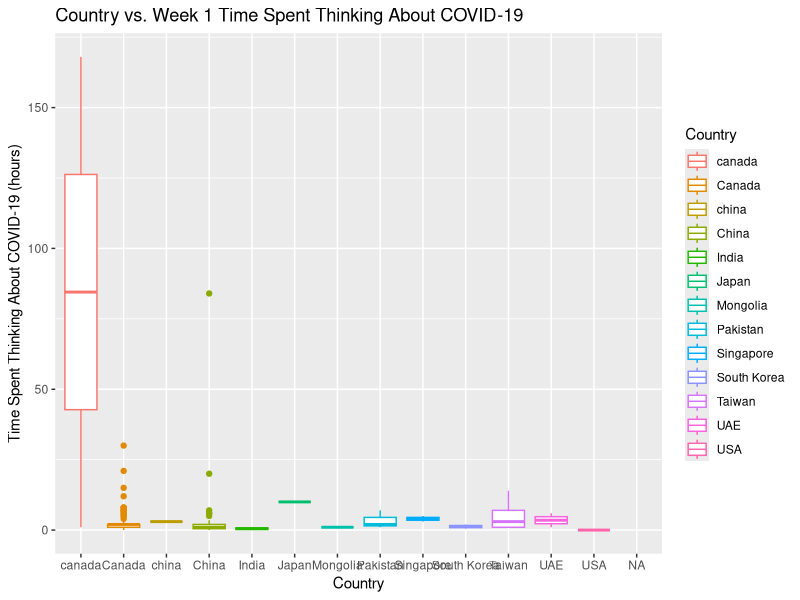
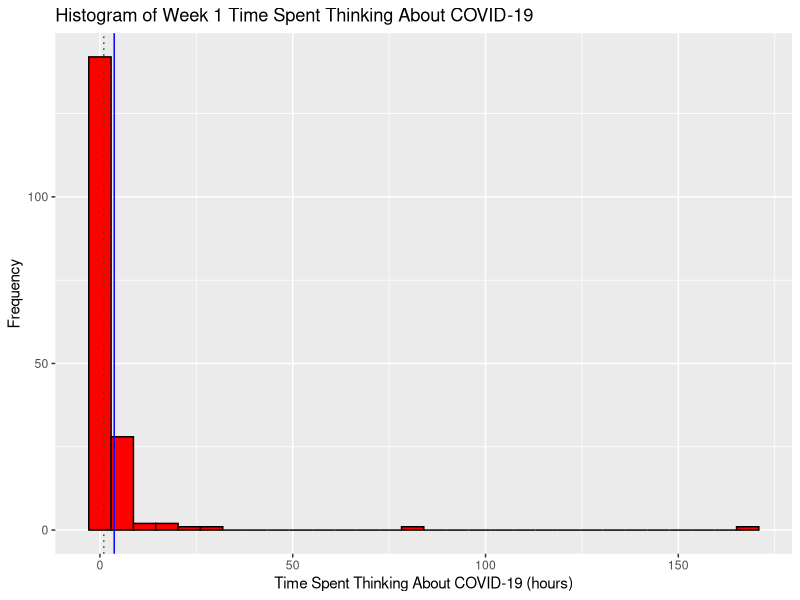
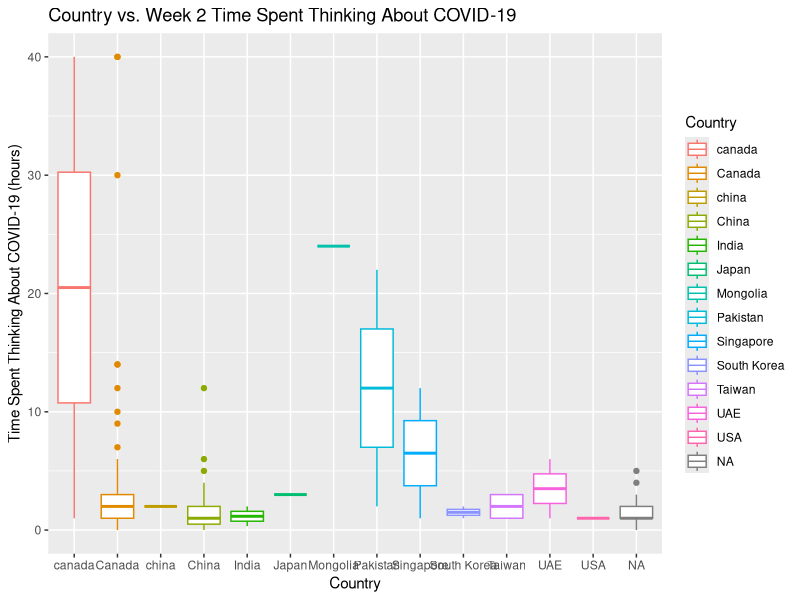
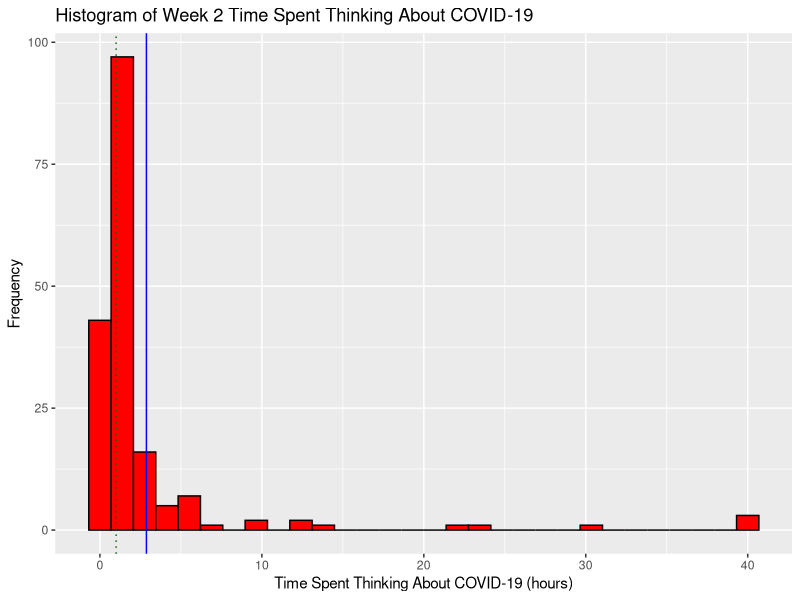
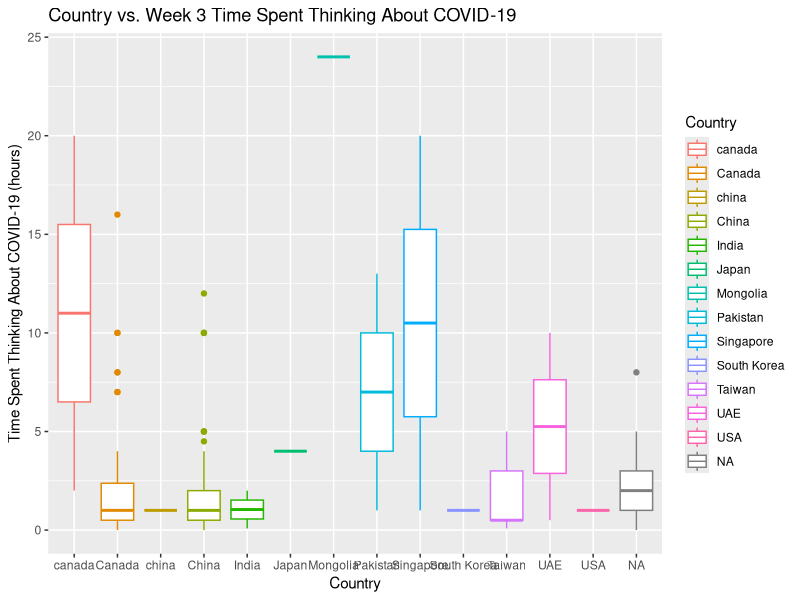
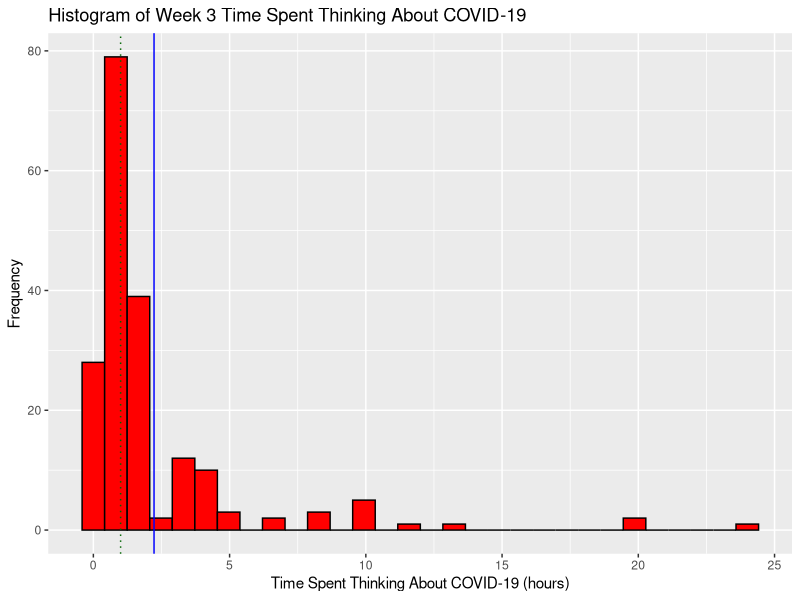
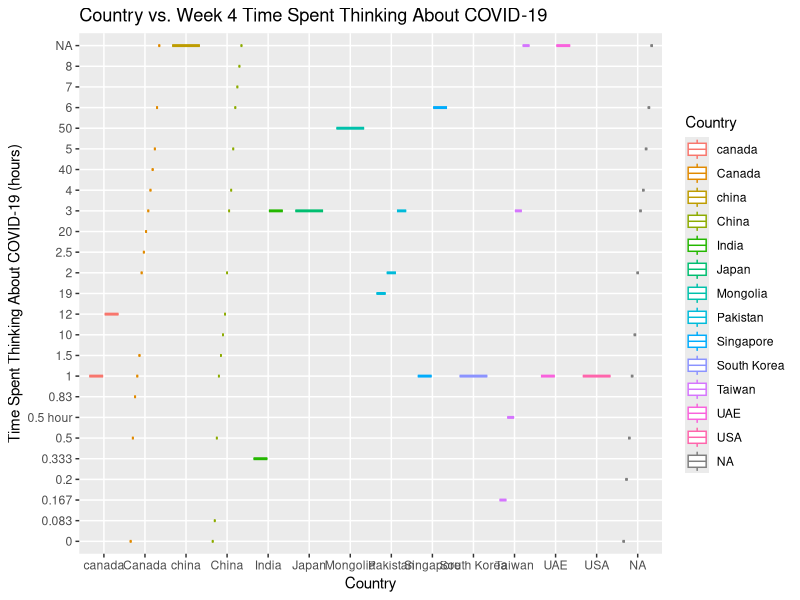

Generate these figures, in order, with R: (Note: this script raises an error after producing the figures.)
## ---- chunk 1
knitr::opts_chunk$set(echo = TRUE)

library(dplyr)
library(tidyverse)
## ---- chunk 2
setwd("~/Desktop/sta302h1/STA302H1 -- Projects/final report")
sta302_performance_data = read.csv("./data.csv", header = TRUE)
attach(sta302_performance_data)
## ---- chunk 3
cleaned_sta302_performance_data <- sta302_performance_data %>%
    # Create a new "country" column, which is just "Country" but whose entries are factors.
    mutate(country = as.factor(Country)) %>%

    # Remove the "X" column: it's simply the row number, which isn't very useful.
    # Remove the "Country" column: column "country" already exists
    select(-X, -Country) %>%
    
    # Rearrange similar columns side-by-side.
    relocate(country,
             COVID.hours..W1., COVID.hours..W2., 
             COVID.hours..W3., COVID.hours..W4.,
             STA302.hours..W1., STA302.hours..W2., 
             STA302.hours..W3., STA302.hours..W4.,
             Quiz_1_score, Quiz_2_score, 
             Quiz_3_score, Quiz_4_score)
## ---- chunk 4
num_column_NAs = function(predictor_variable) {
  sum(is.na(predictor_variable))
}
## ---- chunk 5
row_nums_of_NA_columns = function(data, predictor_variable) {
  which(is.na(predictor_variable))
}
## ---- chunk 6
rows_with_num_NAs = function(data, num_NAs) {
  return (rowSums(is.na(data)) == num_NAs)
}
## ---- chunk 7
row_nums_of_NA_rows = function(data, num_NAs) {
  return (which(rows_with_num_NAs(data, num_NAs)))
}
## ---- chunk 8
display_histogram <- function(data, predictor_variable, histogram_title, x_axis_label) {
  ggplot(data = tibble(data), mapping = aes(x = predictor_variable)) +
    geom_histogram(col = "black", fill = "red", bins = 30) +
    labs(title = histogram_title, y = "Frequency", x = x_axis_label) + 
    geom_vline(mapping = aes(xintercept = mean(predictor_variable, na.rm = TRUE)),
               color = "blue", linetype = "solid") +
    geom_vline(mapping = aes(xintercept = median(predictor_variable, na.rm = TRUE)),
               color = "dark green", linetype = "dotted")
}
## ---- chunk 9
display_boxplot <- function(data, predictor_variable, boxplot_title, y_axis_label) {
  ggplot(mapping = aes(x = Country, y = predictor_variable, color = Country)) +
    geom_boxplot(mapping = aes(x = Country, y = predictor_variable)) +
    labs(title = boxplot_title,
         x = "Country",
         y = y_axis_label)
}
## ---- chunk 10
rows_with_0_NAs = cleaned_sta302_performance_data[
  rows_with_num_NAs(cleaned_sta302_performance_data, 0),
]
rows_with_1_NAs = cleaned_sta302_performance_data[
  rows_with_num_NAs(cleaned_sta302_performance_data, 1),
]
rows_with_2_NAs = cleaned_sta302_performance_data[
  rows_with_num_NAs(cleaned_sta302_performance_data, 2),
]
rows_with_3_NAs = cleaned_sta302_performance_data[
  rows_with_num_NAs(cleaned_sta302_performance_data, 3),
]
rows_with_4_NAs = cleaned_sta302_performance_data[
  rows_with_num_NAs(cleaned_sta302_performance_data, 4),
]
## ---- chunk 11
print(as_tibble(data.frame(
  nrows_0_NAs = nrow(rows_with_0_NAs),
  nrows_1_NAs = nrow(rows_with_1_NAs),
  nrows_2_NAs = nrow(rows_with_2_NAs),
  nrows_3_NAs = nrow(rows_with_3_NAs),
  nrows_4_NAs = nrow(rows_with_4_NAs)
)))
## ---- chunk 12
row_nums_of_NA_rows(cleaned_sta302_performance_data, 0)
## ---- chunk 13
row_nums_of_NA_rows(cleaned_sta302_performance_data, 1)
## ---- chunk 14
row_nums_of_NA_rows(cleaned_sta302_performance_data, 2)
## ---- chunk 15
row_nums_of_NA_rows(cleaned_sta302_performance_data, 3)
## ---- chunk 16
row_nums_of_NA_rows(cleaned_sta302_performance_data, 4)
## ---- chunk 17
perform_data = cleaned_sta302_performance_data
print(as_tibble(data.frame(
  week1_covid = num_column_NAs(perform_data$COVID.hours..W1.),
  week2_covid = num_column_NAs(perform_data$COVID.hours..W2.),
  week3_covid = num_column_NAs(perform_data$COVID.hours..W3.),
  week4_covid = num_column_NAs(perform_data$COVID.hours..W4.)
)))
## ---- chunk 18
print(as_tibble(data.frame(
  week1_sta302 = num_column_NAs(perform_data$STA302.hours..W1.),
  week2_sta302 = num_column_NAs(perform_data$STA302.hours..W2.),
  week3_sta302 = num_column_NAs(perform_data$STA302.hours..W3.),
  week4_sta302 = num_column_NAs(perform_data$STA302.hours..W4.)
)))
## ---- chunk 19
print(as_tibble(data.frame(
  quiz1_score = num_column_NAs(perform_data$Quiz_1_score),
  quiz2_score = num_column_NAs(perform_data$Quiz_2_score),
  quiz3_score = num_column_NAs(perform_data$Quiz_3_score),
  quiz4_score = num_column_NAs(perform_data$Quiz_4_score)
)))
## ---- chunk 20
quiz_grades <- cleaned_sta302_performance_data %>%
  select(Quiz_1_score, Quiz_2_score, 
         Quiz_3_score, Quiz_4_score)
## ---- chunk 21
missed_0_quizzes = quiz_grades[
  rows_with_num_NAs(quiz_grades, 0),
]
missed_1_quizzes = quiz_grades[
  rows_with_num_NAs(quiz_grades, 1),
]
missed_2_quizzes = quiz_grades[
  rows_with_num_NAs(quiz_grades, 2),
]
missed_3_quizzes = quiz_grades[
  rows_with_num_NAs(quiz_grades, 3),
]
missed_4_quizzes = quiz_grades[
  rows_with_num_NAs(quiz_grades, 4),
]
## ---- chunk 22
print(as.tibble(data.frame(
  miss_0_quizzes = nrow(missed_0_quizzes),
  miss_1_quizzes = nrow(missed_1_quizzes),
  miss_2_quizzes = nrow(missed_2_quizzes),
  miss_3_quizzes = nrow(missed_3_quizzes),
  miss_4_quizzes = nrow(missed_4_quizzes)
)))
## ---- chunk 23
which(rows_with_num_NAs(quiz_grades, 0))
## ---- chunk 24
which(rows_with_num_NAs(quiz_grades, 1))
## ---- chunk 25
which(rows_with_num_NAs(quiz_grades, 2))
## ---- chunk 26
which(rows_with_num_NAs(quiz_grades, 3))
## ---- chunk 27
which(rows_with_num_NAs(quiz_grades, 4))
## ---- chunk 28
library(dplyr)
row_nums_to_exclude <- union(
  which(rows_with_num_NAs(quiz_grades, 3)),
  which(rows_with_num_NAs(quiz_grades, 4))) # that's 28 people.
row_nums_to_exclude
## ---- chunk 29
cleaned_sta302_performance_data2 = 
  cleaned_sta302_performance_data[-row_nums_to_exclude,]
## ---- chunk 30
rows_with_mistyped_columms = cleaned_sta302_performance_data2[c(38, 83, 84, 117),]
# row 83: Country -> "canada" -- DONE
# row 84: Country -> "canada" -- DONE

# row 117: COVID.hours..W4. -> 0.5 hours -- DONE

# row 38:  STA302.hours..W3. -> 5.5<U+00A0> -- DONE
# row 117: STA302.hours..W4. -> 7.5 hours -- DONE
## ---- chunk 31
# library(janitor)
# use it to clean up data.
## ---- chunk 32
rows_with_no_country = cleaned_sta302_performance_data2 %>%
  select(-country)
## ---- chunk 33
# use week 5b slides -- choose model selection criterion to pick predictor variables.


# use lm() on a bunch of predictor variables to determine significant
# predictor variables.


## ---- chunk 34
display_boxplot(cleaned_sta302_performance_data2, COVID.hours..W1.,
                "Country vs. Week 1 Time Spent Thinking About COVID-19",
                "Time Spent Thinking About COVID-19 (hours)")
## ---- chunk 35
display_histogram(cleaned_sta302_performance_data2, 
                  cleaned_sta302_performance_data2$COVID.hours..W1., 
                  "Histogram of Week 1 Time Spent Thinking About COVID-19",
                  "Time Spent Thinking About COVID-19 (hours)")
## ---- chunk 36
display_boxplot(cleaned_sta302_performance_data2, COVID.hours..W2.,
                "Country vs. Week 2 Time Spent Thinking About COVID-19",
                "Time Spent Thinking About COVID-19 (hours)")
## ---- chunk 37
display_histogram(cleaned_sta302_performance_data2, 
                  cleaned_sta302_performance_data2$COVID.hours..W2., 
                  "Histogram of Week 2 Time Spent Thinking About COVID-19",
                  "Time Spent Thinking About COVID-19 (hours)")
## ---- chunk 38
display_boxplot(cleaned_sta302_performance_data2, COVID.hours..W3.,
                "Country vs. Week 3 Time Spent Thinking About COVID-19",
                "Time Spent Thinking About COVID-19 (hours)")
## ---- chunk 39
display_histogram(cleaned_sta302_performance_data2, 
                  cleaned_sta302_performance_data2$COVID.hours..W3., 
                  "Histogram of Week 3 Time Spent Thinking About COVID-19",
                  "Time Spent Thinking About COVID-19 (hours)")
## ---- chunk 40
display_boxplot(cleaned_sta302_performance_data2, COVID.hours..W4.,
                "Country vs. Week 4 Time Spent Thinking About COVID-19",
                "Time Spent Thinking About COVID-19 (hours)")
## ---- chunk 41
display_histogram(cleaned_sta302_performance_data2, 
                  cleaned_sta302_performance_data2$COVID.hours..W4., 
                  "Histogram of Week 4 Time Spent Thinking About COVID-19",
                  "Time Spent Thinking About COVID-19 (hours)")
## ---- chunk 42
display_boxplot(cleaned_sta302_performance_data2, STA302.hours..W1.,
                "Country vs. Week 1 Time Spent Studying For STA302H1",
                "Time Spent Studying For STA302H1 (hours)")
## ---- chunk 43
display_histogram(cleaned_sta302_performance_data2, 
                  cleaned_sta302_performance_data2$STA302.hours..W1., 
                  "Histogram of Week 1 Time Spent Studying for STA302H1",
                  "Time Spent Studying for STA302H1 (hours)")
## ---- chunk 44
display_boxplot(cleaned_sta302_performance_data2, STA302.hours..W2.,
                "Country vs. Week 2 Time Spent Studying For STA302H1",
                "Time Spent Studying For STA302H1 (hours)")
## ---- chunk 45
display_histogram(cleaned_sta302_performance_data2, 
                  cleaned_sta302_performance_data2$STA302.hours..W2., 
                  "Histogram of Week 2 Time Spent Studying for STA302H1",
                  "Time Spent Studying for STA302H1 (hours)")
## ---- chunk 46
display_boxplot(cleaned_sta302_performance_data2, STA302.hours..W3.,
                "Country vs. Week 3 Time Spent Studying For STA302H1",
                "Time Spent Studying For STA302H1 (hours)")
## ---- chunk 47
display_histogram(cleaned_sta302_performance_data2, 
                  cleaned_sta302_performance_data2$STA302.hours..W3., 
                  "Histogram of Week 3 Time Spent Studying for STA302H1",
                  "Time Spent Studying for STA302H1 (hours)")
## ---- chunk 48
display_boxplot(cleaned_sta302_performance_data2, STA302.hours..W4.,
                "Country vs. Week 4 Time Spent Studying For STA302H1",
                "Time Spent Studying For STA302H1 (hours)")
## ---- chunk 49
display_histogram(cleaned_sta302_performance_data2, 
                  cleaned_sta302_performance_data2$STA302.hours..W4., 
                  "Histogram of Week 4 Time Spent Studying for STA302H1",
                  "Time Spent Studying for STA302H1 (hours)")
## ---- chunk 50
display_boxplot(cleaned_sta302_performance_data2, Quiz_1_score,
                "Country vs. Quiz 1 Score", "Score (out of 10)")
## ---- chunk 51
display_histogram(cleaned_sta302_performance_data2, 
                  cleaned_sta302_performance_data2$Quiz_1_score, 
                  "Histogram of Quiz 1 Scores",
                  "Quiz Score (out of 10)")
## ---- chunk 52
display_boxplot(cleaned_sta302_performance_data2, Quiz_2_score,
                "Country vs. Quiz 2 Score", "Score (out of 10)")
## ---- chunk 53
display_histogram(cleaned_sta302_performance_data2, 
                  cleaned_sta302_performance_data2$Quiz_2_score, 
                  "Histogram of Quiz 2 Scores",
                  "Quiz Score (out of 10)")
## ---- chunk 54
display_boxplot(cleaned_sta302_performance_data2, Quiz_3_score,
                "Country vs. Quiz 3 Score", "Score (out of 10)")
## ---- chunk 55
display_histogram(cleaned_sta302_performance_data2, 
                  cleaned_sta302_performance_data2$Quiz_3_score, 
                  "Histogram of Quiz 3 Scores",
                  "Quiz Score (out of 10)")
## ---- chunk 56
display_boxplot(cleaned_sta302_performance_data2, Quiz_4_score,
                "Country vs. Quiz 4 Score", "Score (out of 10)")
## ---- chunk 57
display_histogram(cleaned_sta302_performance_data2, 
                  cleaned_sta302_performance_data2$Quiz_4_score, 
                  "Histogram of Quiz 4 Scores",
                  "Quiz Score (out of 10)")
## ---- chunk 58
summary(cleaned_sta302_performance_data2$COVID.hours..W1.)
## ---- chunk 59
summary(cleaned_sta302_performance_data2$COVID.hours..W2.)
## ---- chunk 60
summary(cleaned_sta302_performance_data2$COVID.hours..W3.)
## ---- chunk 61
summary(cleaned_sta302_performance_data2$COVID.hours..W4.)
## ---- chunk 62
summary(cleaned_sta302_performance_data2$STA302.hours..W1.)
## ---- chunk 63
summary(cleaned_sta302_performance_data2$STA302.hours..W2.)
## ---- chunk 64
summary(cleaned_sta302_performance_data2$STA302.hours..W3.)
## ---- chunk 65
summary(cleaned_sta302_performance_data2$STA302.hours..W4.)
## ---- chunk 66
summary(cleaned_sta302_performance_data2$Quiz_1_score)
## ---- chunk 67
summary(cleaned_sta302_performance_data2$Quiz_2_score)
## ---- chunk 68
summary(cleaned_sta302_performance_data2$Quiz_3_score)
## ---- chunk 69
summary(cleaned_sta302_performance_data2$Quiz_4_score)
## ---- chunk 70
pairs(~COVID.hours..W1. + COVID.hours..W2. + COVID.hours..W3. + COVID.hours..W4. +
      STA302.hours..W1. + STA302.hours..W2. + STA302.hours..W3. + STA302.hours..W4. +
      Quiz_1_score + Quiz_2_score + Quiz_3_score + Quiz_4_score,
      data = cleaned_sta302_performance_data2, lower.panel = NULL)
## GGally
# ggpairs -- removes bottom half of pairs plot
# ggpairs(data = cleaned_sta302_performance_data2)
## ---- chunk 71
pairs(~Quiz_4_score + Quiz_1_score + Quiz_2_score 
      + Quiz_3_score, lower.panel = NULL)
## ---- chunk 72
pairs(~Quiz_4_score + COVID.hours..W1. + COVID.hours..W2. 
      + COVID.hours..W3. + COVID.hours..W4., lower.panel = NULL)
## ---- chunk 73
pairs(~Quiz_4_score + STA302.hours..W1. + STA302.hours..W2. 
      + STA302.hours..W3. + STA302.hours..W4., lower.panel = NULL)
## ---- chunk 74

## ---- chunk 75

## ---- chunk 76
library(GGally)
colnames(rows_with_no_country) <- c("W1COV", "W2COV", "W3COV", "W4COV", 
                          "W1302", "W2302", "W3302", "W4302", 
                          "Q1", "Q2", "Q3", "Q4")
ggcorr(rows_with_no_country, label = TRUE, label_round = 2)
round(cor(rows_with_no_country, use = "pairwise.complete.obs", method = "pearson"), 2)
## ---- chunk 77
# TODO: You could also create separate correlation matrices for each country.
